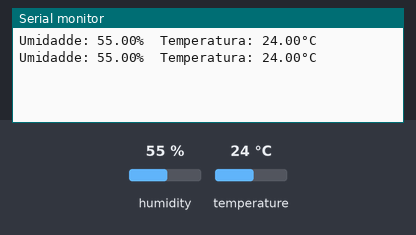
The sketch below on a simulated Arduino Uno, built with avr-gcc and run on an emulated ATmega328P. Parts: the last lines printed to the serial monitor. The test bench sets the inputs (shaded band); at power-on: humidity 55 %, temperature 24 °C.

Above: at 6.8 s.
6.9 s: humidity set to 22 %
At 9.8 s:
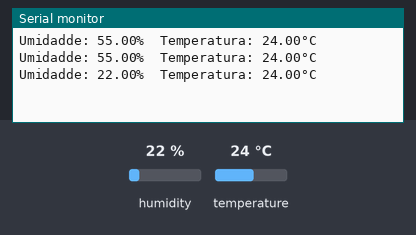
11.4 s: temperature set to 12 °C
At 13.5 s:
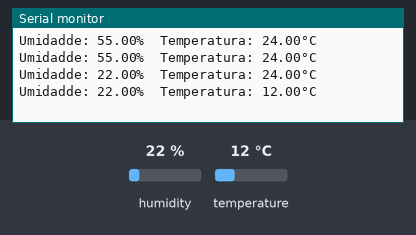
15.9 s: humidity set to 40 %
At 18.5 s:
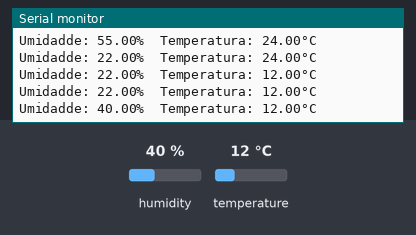
Timing chart, 0 to 20.0 s (numbered marks = the images above; inputs shaded):
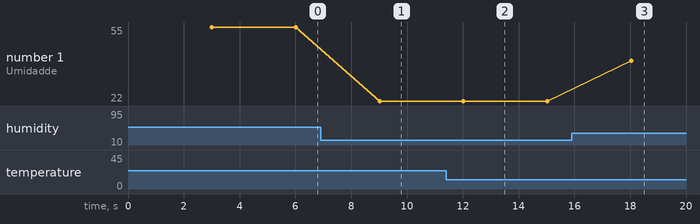

The sketch:

umidade.ino
```cpp
#include "DHT.h"
#define DHTPIN 2     // Digital pin connected to the DHT sensor
#define DHTTYPE DHT22   // DHT 22  (AM2302), AM2321

DHT dht(DHTPIN, DHTTYPE);

void setup() {
  Serial.begin(9600);
  dht.begin();
}

void loop() {
  // Wait a few seconds between measurements.
  delay(3000);

  // Reading temperature or humidity takes about 250 milliseconds!
  // Sensor readings may also be up to 2 seconds 'old' (its a very slow sensor)
  float umidade = dht.readHumidity();
  float temp = dht.readTemperature();

  // Check if any reads failed and exit early (to try again).
  if (isnan(umidade) || isnan(temp)) {
    Serial.println(F("Failed to read from DHT sensor!"));
    return;
  }

  Serial.print(F("Umidadde: "));
  Serial.print(umidade);
  Serial.print(F("%  Temperatura: "));
  Serial.print(temp);
  Serial.println(F("°C "));

}
```

Measured:
- after the input at 6.9 s, the serial monitor: prints a new line after 2.1 s (image 1)
- after the input at 11.4 s, the serial monitor: prints a new line after 0.62 s (image 2)
- after the input at 15.9 s, the serial monitor: prints a new line after 2.1 s (image 3)
- plotted number 1: 55 → 22 after the input at 6.9 s, 22 → 40 after the input at 15.9 s
